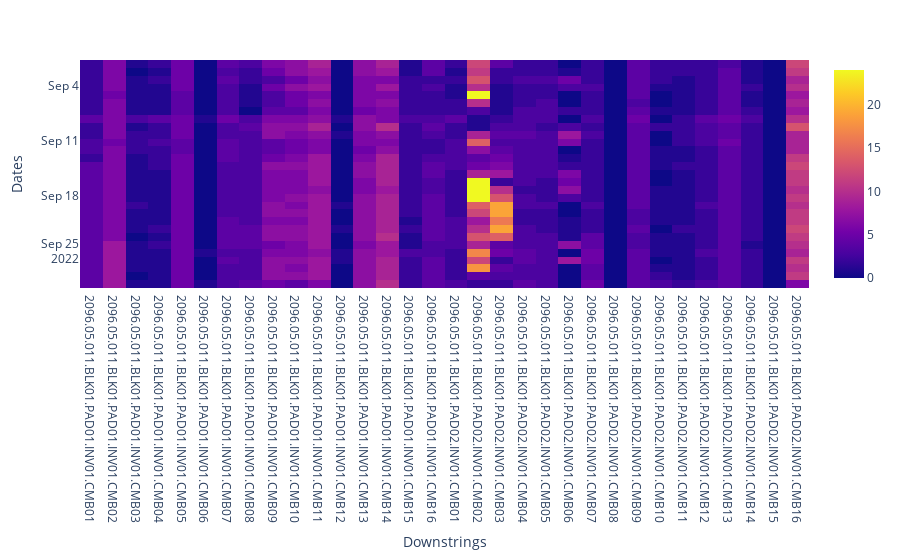

This figure's notebook cell:
### Code cell
fig = px.imshow(down_strings, labels=dict(x="Downstrings", y="Dates"), x=down_strings.columns, y=down_strings.index.values)
fig.show()
